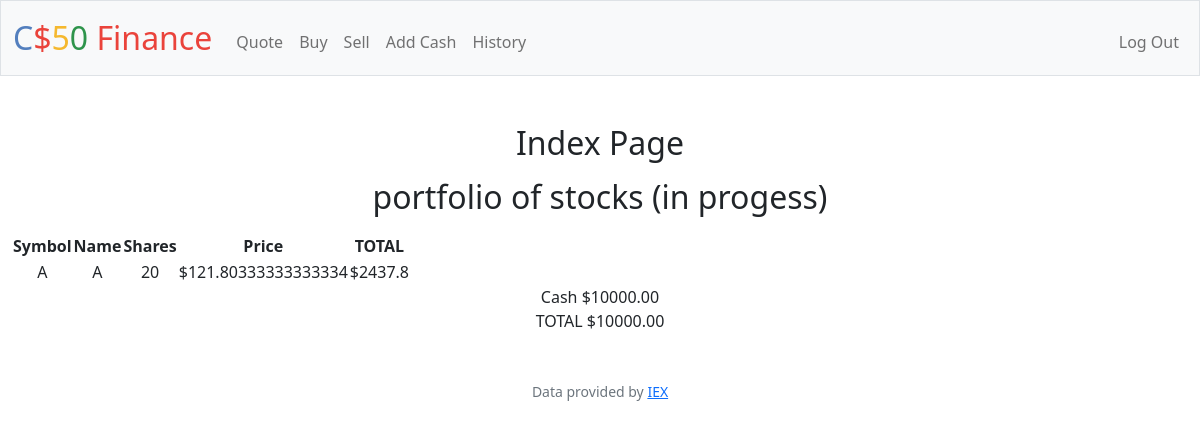
/ (signed in), run on the app's committed database.
### tables this page shows
CREATE TABLE buy_histories (
        id INTEGER PRIMARY KEY AUTOINCREMENT NOT NULL,
        symbol TEXT,
        name TEXT,
        shares NUMERIC,
        price NUMERIC,
        total NUMERIC,
        user_id INTEGER,
        FOREIGN KEY (user_id) REFERENCES users(id)
    );

### app.py (the view)
@app.route("/")
@login_required
def index():
    current_user_id = session["user_id"]
    buy_histories = db.execute(
        "SELECT symbol, name, AVG(price) as price, SUM(total) as total, SUM(shares) as shares FROM buy_histories GROUP BY symbol, name"
    )
    total_buy = db.execute(
        "SELECT SUM(total) as total FROM buy_histories WHERE user_id = ?",
        current_user_id,
    )
    sum_amount = db.execute("SELECT SUM(amount) as amount FROM cash_histories")
    total_added_cash = sum_amount[0]["amount"]
    total = "%.2f" % 10000
    if not total_added_cash:
        total_added_cash = 0
    print(total_buy)
    if total_buy[0]["total"] != None:
        cash = "%.2f" % round((10000 - total_buy[0]["total"] + total_added_cash), 2)
    else:
        cash = "%.2f" % round((10000 - sum_amount[0]["amount"] + total_added_cash), 2)
    return render_template(
        "index.html",
        buy_histories=map(round_total, buy_histories),
        cash=cash,
        total=total,
    )

### app.py (called while the page is built)
@app.after_request
def after_request(response):
    response.headers["Cache-Control"] = "no-cache, no-store, must-revalidate"
    response.headers["Expires"] = 0
    response.headers["Pragma"] = "no-cache"
    return response

def round_total(history):
    history["total"] = round(history["total"], 2)
    return history

### helpers.py (called while the page is built)
def login_required(f):
    @wraps(f)
    def decorated_function(*args, **kwargs):
        if session.get("user_id") is None:
            return redirect("/login")
        return f(*args, **kwargs)
    return decorated_function

### templates/index.html (shortened to what this page needs)
{% extends "layout.html" %}
{% block main %}
    <h2 class="mb-3">Index Page</h2>
    <h2 class="mb-3">portfolio of stocks (in progess)</h2>
    <table>
        <thead>
            <tr>
                <th>Symbol</th>
                <th>Name</th>
                <th>Shares</th>
                <th>Price</th>
                <th>TOTAL</th>
            </tr>
        </thead>
        <tbody>
            {% for item in buy_histories %}
            <tr>
                <td>{{ item.symbol }}</td>
                <td>{{ item.name }}</td>
                <td>{{ item.shares }}</td>
                <td>${{ item.price }}</td>
                <td>${{ item.total }}</td>
            </tr>
            {% endfor %}
        </tbody>
    </table>
    <div>Cash ${{cash}}</div>
    <div>TOTAL ${{total}}</div>
{% endblock %}

### data on the page
buy_histories: symbol "A", name "A", shares "20", price "121.80333333333334", total "2437.8"

### other printed values
{{ cash }} "10000.00"
{{ total }} "10000.00"
